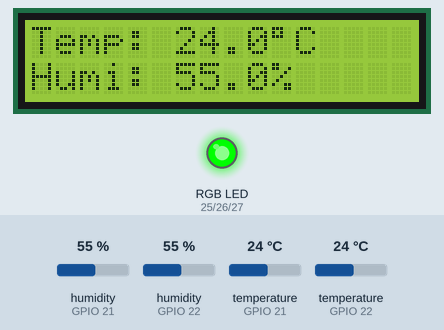
Simulated run of this sketch. Board: ESP32. Shown: 16×2 character LCD, an RGB LED mixed from three pins (HIGH = lit). The inputs (shaded band) are chosen by the test bench; at power-on: temperature (sensors on GPIO 21, GPIO 22) 24 °C, humidity (sensors on GPIO 22, GPIO 21) 55 %. WiFi joins after 1.5 s; servers stay silent unless stated; uploads are accepted with an empty reply; what the sketch prints to the serial monitor is not drawn.

Above: at 4.0 s.
4.1 s: temperature (sensor on GPIO 21) set to 12.1 °C
At 8.3 s:
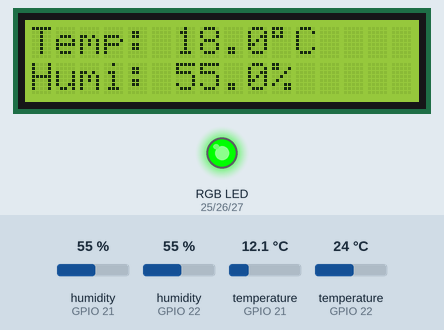
8.9 s: temperature (sensor on GPIO 21) set to 10.7 °C
At 11.3 s:
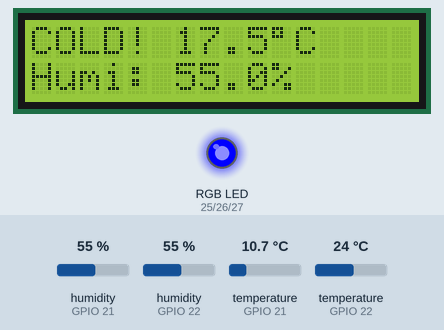
13.7 s: humidity (sensor on GPIO 22) set to 22 %
At 15.6 s:
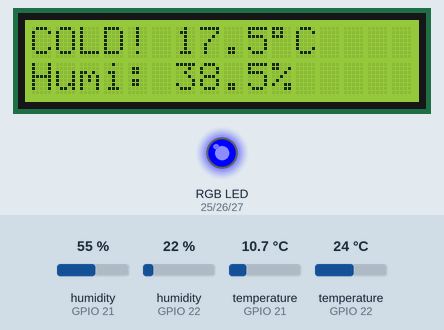
18.5 s: temperature (sensor on GPIO 22) set to 12 °C
At 19.9 s:
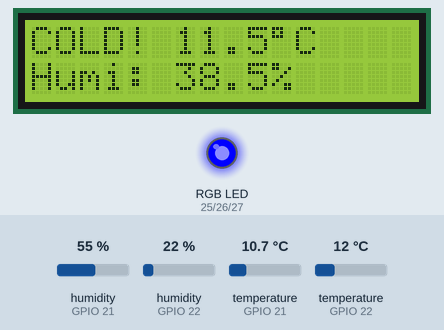
23.3 s: humidity (sensor on GPIO 21) set to 22 %
At 27.2 s:
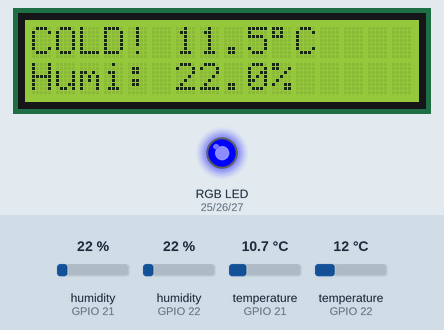
28.3 s: humidity (sensor on GPIO 22) set to 40 %
At 31.5 s:
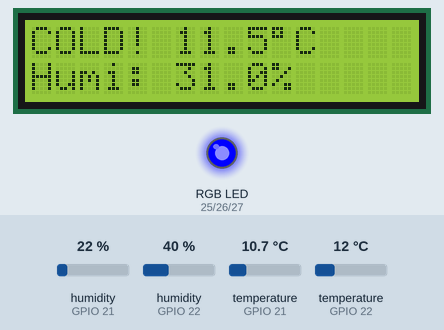
Timing chart, 0 to 33.0 s (numbered marks = the images above; inputs shaded):
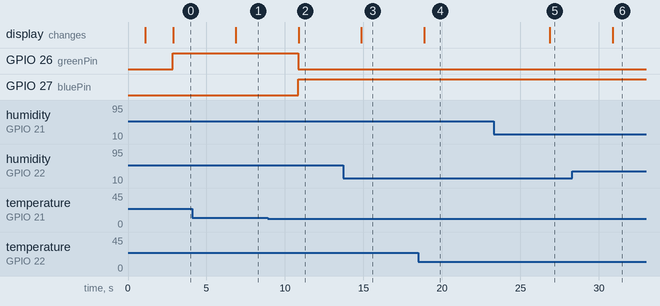

The sketch:

Demo.ino
```cpp
/*
 * HPC Temperature Monitoring System
 * ESP32 with DHT11 (Cooler Intake) + DHT22 (Exhaust)
 *
 * Features:
 *  - DHT11 + DHT22 sensor reading
 *  - LCD + RGB LED status display
 *  - Supabase HTTP POST
 *  - Ring buffer for unsent readings
 *  - Non-blocking WiFi reconnect with exponential backoff
 *  - HTTP POST retry with exponential backoff
 *  - Dynamic threshold fetching from Supabase
 *  - Structured Serial Monitor logs
 */

#include <WiFi.h>
#include "wifi_config.h"
#include <HTTPClient.h>
#include <DHT.h>
#include <Wire.h>
#include <LiquidCrystal_I2C.h>
#include <ArduinoJson.h>

// ─── Supabase Config ─────────────────────────────────────────────────────────
// IMPORTANT: For final submission, it is better to move these to wifi_config.h
const char* SUPABASE_URL    = "https://ahzocemntuurmqnicrmj.supabase.co/rest/v1/sensor_readings";
const char* SUPABASE_BASE   = "https://ahzocemntuurmqnicrmj.supabase.co/rest/v1/";
const char* SUPABASE_APIKEY = "eyJhbGciOiJIUzI1NiIsInR5cCI6IkpXVCJ9.eyJpc3MiOiJzdXBhYmFzZSIsInJlZiI6ImFoem9jZW1udHV1cm1xbmljcm1qIiwicm9sZSI6ImFub24iLCJpYXQiOjE3NzM3NjU4MzYsImV4cCI6MjA4OTM0MTgzNn0.Y-3KeaN3L6X3n6I4ZKhOcTYVA3O6GcSBl2qiA-VpbIE";

// ─── Sensor IDs ──────────────────────────────────────────────────────────────
const char* SENSOR_ID_DHT11 = "02952bb9-3804-490c-bf01-ec760a0a21dc";
const char* SENSOR_ID_DHT22 = "dd0e2f64-129c-4066-a1cb-29f1165ad4a7";

// ─── Pin Definitions ─────────────────────────────────────────────────────────
#define DHT11_PIN  21
#define DHT22_PIN  22
#define DHT11_TYPE DHT11
#define DHT22_TYPE DHT22

DHT dht11(DHT11_PIN, DHT11_TYPE);
DHT dht22(DHT22_PIN, DHT22_TYPE);

// ─── LCD Config ───────────────────────────────────────────────────────────────
#define LCD_ADDRESS 0x27
#define LCD_COLUMNS 16
#define LCD_ROWS    2

LiquidCrystal_I2C lcd(LCD_ADDRESS, LCD_COLUMNS, LCD_ROWS);

// ─── LED PWM Channels & Pins ──────────────────────────────────────────────────
const int redChannel   = 0;
const int greenChannel = 1;
const int blueChannel  = 2;

const int redPin   = 25;
const int greenPin = 26;
const int bluePin  = 27;

// ─── Timing ───────────────────────────────────────────────────────────────────
const unsigned long READ_INTERVAL      = 2000;   // read sensors every 2 seconds
const unsigned long SEND_INTERVAL      = 10000;  // send/buffer every 10 seconds
const unsigned long BLINK_INTERVAL     = 500;
const unsigned long THRESHOLD_INTERVAL = 10000;  // fetch thresholds every 10 seconds

// ─── Fault Tolerance Timing ──────────────────────────────────────────────────
const unsigned long WIFI_RETRY_BASE = 2000;
const unsigned long HTTP_RETRY_BASE = 1000;

const int MAX_WIFI_RETRIES = 6;
const int MAX_HTTP_RETRIES = 3;

// No valid sensor read within this window = sensor offline, stop POSTing cached values.
// Must be < server-side SENSOR_OFFLINE_THRESHOLD_SECONDS so the DB stops getting rows
// before the server gives up.
const unsigned long SENSOR_STALE_MS = 10000;

// ─── Main Timers ─────────────────────────────────────────────────────────────
unsigned long lastReadTime      = 0;
unsigned long lastSendTime      = 0;
unsigned long lastBlinkTime     = 0;
unsigned long lastThresholdTime = 0;

// ─── Non-blocking WiFi Reconnect State ───────────────────────────────────────
unsigned long lastWiFiRetryTime = 0;
unsigned long wifiBackoff       = WIFI_RETRY_BASE;
int wifiAttempt                 = 0;
bool wifiReconnectStarted       = false;

// ─── Cached Sensor Values ────────────────────────────────────────────────────
float latestTemp11 = NAN;
float latestHumi11 = NAN;
float latestTemp22 = NAN;
float latestHumi22 = NAN;

unsigned long lastValidRead11 = 0;  // millis() of last non-NaN DHT11 read; 0 = never
unsigned long lastValidRead22 = 0;  // millis() of last non-NaN DHT22 read; 0 = never

// ─── Thresholds ──────────────────────────────────────────────────────────────
float thresholdWarnMin  = 35.0;
float thresholdColdMax  = 18.0;
bool  thresholdsFetched = false;

// ─── State ───────────────────────────────────────────────────────────────────
bool ledState  = false;
bool isWarning = false;

// ─── Ring Buffer ─────────────────────────────────────────────────────────────
#define BUFFER_SIZE 32

struct Reading {
  char  sensor_id[37];
  float temperature;
  float humidity;
  bool  valid;
};

Reading ringBuffer[BUFFER_SIZE];
int bufHead  = 0;
int bufTail  = 0;
int bufCount = 0;

// ─── Function Prototypes ─────────────────────────────────────────────────────
void  readSensorsAndDisplay();
void  fetchThresholds();
void  postToSupabase();
bool  sendToSupabase(const char* sensorId, float temperature, float humidity);
void  connectWiFi();
bool  ensureWiFi();
void  setColor(int r, int g, int b);
void  bufferPush(const Reading& r);
bool  bufferPeek(Reading& r);
void  bufferPop();
void  logJson(const char* event, const char* sensorId = "", int httpCode = 0, const char* detail = "");

// ─────────────────────────────────────────────────────────────────────────────
void setup() {
  Serial.begin(115200);
  delay(1000);

  Serial.println("{\"event\":\"boot\",\"detail\":\"HPC Monitoring System Starting\"}");

  dht11.begin();
  dht22.begin();
  Serial.println("{\"event\":\"sensors_initialized\",\"detail\":\"DHT11 and DHT22 initialized\"}");

  Wire.begin(13, 14);
  lcd.init();
  lcd.backlight();
  lcd.clear();
  lcd.setCursor(0, 0);
  lcd.print("System Ready");
  lcd.setCursor(0, 1);
  lcd.print("WiFi Connecting");

  ledcAttachChannel(redPin,   5000, 8, redChannel);
  ledcAttachChannel(greenPin, 5000, 8, greenChannel);
  ledcAttachChannel(bluePin,  5000, 8, blueChannel);

  setColor(0, 0, 0);

  connectWiFi();
  fetchThresholds();
}

// ─────────────────────────────────────────────────────────────────────────────
void loop() {
  ensureWiFi();

  unsigned long now = millis();

  if (isWarning && (now - lastBlinkTime >= BLINK_INTERVAL)) {
    lastBlinkTime = now;
    ledState = !ledState;
    setColor(ledState ? 255 : 0, 0, 0);
  }

  if (now - lastReadTime >= READ_INTERVAL) {
    lastReadTime = now;
    readSensorsAndDisplay();
  }

  if (now - lastSendTime >= SEND_INTERVAL) {
    lastSendTime = now;
    postToSupabase();
  }

  if (now - lastThresholdTime >= THRESHOLD_INTERVAL) {
    lastThresholdTime = now;
    fetchThresholds();
  }
}

// ─── Fetch thresholds from Supabase ──────────────────────────────────────────
void fetchThresholds() {
  if (WiFi.status() != WL_CONNECTED) {
    Serial.println("[THRESHOLD] No WiFi — keeping last values.");
    logJson("threshold_no_wifi", "", 0, "keeping last threshold values");
    return;
  }

  HTTPClient http;

  String url = String(SUPABASE_URL);
  url.replace("sensor_readings", "led_thresholds");

  http.begin(url);
  http.addHeader("apikey",        SUPABASE_APIKEY);
  http.addHeader("Authorization", String("Bearer ") + SUPABASE_APIKEY);
  http.addHeader("Content-Type",  "application/json");

  int httpCode = http.GET();

  if (httpCode == 200) {
    String body = http.getString();
    Serial.println("[THRESHOLD] Response: " + body);

    StaticJsonDocument<1024> doc;
    DeserializationError err = deserializeJson(doc, body);

    if (err) {
      Serial.println("[THRESHOLD] JSON parse error — keeping last values.");
      http.end();
      return;
    }

    for (JsonObject row : doc.as<JsonArray>()) {
      const char* color   = row["led_color"];
      float       minTemp = row["min_temp"];

      if (strcmp(color, "red") == 0) {
        thresholdWarnMin = minTemp;
        Serial.printf("[THRESHOLD] Red threshold updated → %.1f°C\n", thresholdWarnMin);
      }

      if (strcmp(color, "blue") == 0) {
        thresholdColdMax = minTemp;
        Serial.printf("[THRESHOLD] Blue threshold updated → %.1f°C\n", thresholdColdMax);
      }
    }

    thresholdsFetched = true;
  } else {
    Serial.printf("[THRESHOLD] Fetch failed: %d — keeping last values.\n", httpCode);
  }

  http.end();
}

// ─── Read sensors, update LCD and LED ────────────────────────────────────────
void readSensorsAndDisplay() {
  float t11 = dht11.readTemperature();
  float h11 = dht11.readHumidity();
  float t22 = dht22.readTemperature();
  float h22 = dht22.readHumidity();

  Serial.println("──────────────────────────────");
  Serial.printf("[DHT11] Temp: %.1f°C | Humidity: %.1f%%\n", t11, h11);
  Serial.printf("[DHT22] Temp: %.1f°C | Humidity: %.1f%%\n", t22, h22);

  if (!isnan(t11) && !isnan(h11)) {
    latestTemp11 = t11;
    latestHumi11 = h11;
    lastValidRead11 = millis();
  }

  if (!isnan(t22) && !isnan(h22)) {
    if (t22 < 0.0 && latestTemp22 > 30.0) {
      Serial.println("[WARNING] DHT22 EMI glitch detected. Discarding reading.");
      logJson("sensor_read_error", "DHT22", 0, "EMI glitch suspected");
    } else {
      latestTemp22 = t22;
      latestHumi22 = h22;
      lastValidRead22 = millis();
    }
  }

  if (isnan(latestTemp11) || isnan(latestTemp22)) {
    lcd.setCursor(0, 0);
    lcd.print("Waiting...      ");
    lcd.setCursor(0, 1);
    lcd.print("Check sensors   ");
    return;
  }

  float avgTemp = (latestTemp11 + latestTemp22) / 2.0;
  float avgHumi = (latestHumi11 + latestHumi22) / 2.0;

  lcd.setCursor(0, 0);

  if (avgTemp > thresholdWarnMin) {
    isWarning = true;
    lcd.print("WARN! ");
    lcd.print(avgTemp, 1);
    lcd.print((char)223);
    lcd.print("C   ");
  }
  else if (avgTemp < thresholdColdMax) {
    isWarning = false;
    ledState  = false;
    setColor(0, 0, 255);
    lcd.print("COLD! ");
    lcd.print(avgTemp, 1);
    lcd.print((char)223);
    lcd.print("C   ");
  }
  else {
    isWarning = false;
    ledState  = false;
    setColor(0, 255, 0);
    lcd.print("Temp: ");
    lcd.print(avgTemp, 1);
    lcd.print((char)223);
    lcd.print("C   ");
  }

  char buffer[16];
  sprintf(buffer, "Humi: %.1f%%    ", avgHumi);
  lcd.setCursor(0, 1);
  lcd.print(buffer);
}

// ─── POST latest cached values to Supabase ───────────────────────────────────
void postToSupabase() {
  unsigned long now = millis();
  bool dht11_stale = (lastValidRead11 == 0) || (now - lastValidRead11 > SENSOR_STALE_MS);
  bool dht22_stale = (lastValidRead22 == 0) || (now - lastValidRead22 > SENSOR_STALE_MS);

  if (isnan(latestTemp11) || isnan(latestHumi11)) {
    Serial.println("[DHT11] No valid reading yet — skipping POST.");
    logJson("queue_skip", "DHT11", 0, "no valid reading yet");
  }
  else if (dht11_stale) {
    Serial.println("[DHT11] Sensor unresponsive — skipping POST.");
    logJson("queue_skip", "DHT11", 0, "sensor offline, no recent valid read");
  }
  else if (latestTemp11 < 50.0) {
    Reading r1;
    strncpy(r1.sensor_id, SENSOR_ID_DHT11, sizeof(r1.sensor_id));
    r1.sensor_id[sizeof(r1.sensor_id) - 1] = '\0';
    r1.temperature = latestTemp11;
    r1.humidity    = latestHumi11;
    r1.valid       = true;
    bufferPush(r1);
  }
  else {
    Serial.println("[DHT11] Temp >= 50°C — skipping POST.");
    logJson("queue_skip", "DHT11", 0, "temperature out of expected range");
  }

  if (isnan(latestTemp22) || isnan(latestHumi22)) {
    Serial.println("[DHT22] No valid reading yet — skipping POST.");
    logJson("queue_skip", "DHT22", 0, "no valid reading yet");
  }
  else if (dht22_stale) {
    Serial.println("[DHT22] Sensor unresponsive — skipping POST.");
    logJson("queue_skip", "DHT22", 0, "sensor offline, no recent valid read");
  }
  else {
    Reading r2;
    strncpy(r2.sensor_id, SENSOR_ID_DHT22, sizeof(r2.sensor_id));
    r2.sensor_id[sizeof(r2.sensor_id) - 1] = '\0';
    r2.temperature = latestTemp22;
    r2.humidity    = latestHumi22;
    r2.valid       = true;
    bufferPush(r2);
  }

  Reading next;

  while (bufferPeek(next)) {
    bool ok = sendToSupabase(next.sensor_id, next.temperature, next.humidity);

    if (ok) {
      bufferPop();
    } else {
      break;
    }
  }

  Serial.printf(
    "{\"event\":\"buffer_status\",\"count\":%d,\"capacity\":%d}\n",
    bufCount,
    BUFFER_SIZE
  );
}

// ─── POST a single reading to Supabase with retry ────────────────────────────
bool sendToSupabase(const char* sensorId, float temperature, float humidity) {
  unsigned long backoff = HTTP_RETRY_BASE;

  for (int attempt = 1; attempt <= MAX_HTTP_RETRIES; attempt++) {
    if (WiFi.status() != WL_CONNECTED) {
      logJson("post_no_wifi", sensorId, 0, "kept in buffer");
      return false;
    }

    HTTPClient http;
    http.begin(SUPABASE_URL);
    http.addHeader("Content-Type",  "application/json");
    http.addHeader("apikey",        SUPABASE_APIKEY);
    http.addHeader("Authorization", String("Bearer ") + SUPABASE_APIKEY);
    http.addHeader("Prefer",        "return=minimal");

    StaticJsonDocument<128> doc;
    doc["sensor_id"]   = sensorId;
    doc["temperature"] = temperature;
    doc["humidity"]    = humidity;

    String payload;
    serializeJson(doc, payload);

    Serial.printf("[HTTP] Sending -> %s\n", payload.c_str());

    int httpCode = http.POST(payload);

    if (httpCode == 201) {
      Serial.printf("[HTTP] Response code: %d\n", httpCode);
      Serial.println("[HTTP] Data inserted successfully.");
      logJson("post_success", sensorId, httpCode, "inserted");
      http.end();
      return true;
    }

    bool retryable = (httpCode <= 0) || (httpCode >= 500 && httpCode < 600);

    if (!retryable) {
      Serial.printf("[HTTP] Permanent error: %d\n", httpCode);
      logJson("post_permanent_error", sensorId, httpCode, "dropping");
      http.end();
      return true;
    }

    Serial.printf(
      "[HTTP] Retryable error: %d — attempt %d/%d\n",
      httpCode,
      attempt,
      MAX_HTTP_RETRIES
    );

    logJson("post_retryable_error", sensorId, httpCode, "will retry");
    http.end();

    delay(backoff);
    backoff = min(backoff * 2, (unsigned long)16000);
  }

  logJson("post_max_retries_exceeded", sensorId, -1, "kept in buffer");
  return false;
}

// ─── WiFi Initial Connect ────────────────────────────────────────────────────
void connectWiFi() {
  Serial.printf("[WIFI] Connecting to %s\n", WIFI_SSID);

  WiFi.disconnect(true);
  WiFi.mode(WIFI_STA);
  WiFi.begin(WIFI_SSID, WIFI_PASSWORD);

  int attempts = 0;

  while (WiFi.status() != WL_CONNECTED && attempts < 20) {
    delay(500);
    Serial.print(".");
    attempts++;
  }

  if (WiFi.status() == WL_CONNECTED) {
    Serial.println("\n[WIFI] Connected! IP: " + WiFi.localIP().toString());
  } else {
    Serial.println("\n[WIFI] Failed to connect. Will retry in loop.");
  }
}

// ─── Non-blocking WiFi Reconnect ─────────────────────────────────────────────
bool ensureWiFi() {
  if (WiFi.status() == WL_CONNECTED) {
    if (wifiReconnectStarted || wifiAttempt > 0) {
      Serial.printf(
        "{\"event\":\"wifi_reconnected\",\"attempt\":%d,\"ip\":\"%s\"}\n",
        wifiAttempt,
        WiFi.localIP().toString().c_str()
      );
    }

    wifiAttempt = 0;
    wifiBackoff = WIFI_RETRY_BASE;
    wifiReconnectStarted = false;
    return true;
  }

  unsigned long now = millis();

  if (!wifiReconnectStarted) {
    Serial.println("{\"event\":\"wifi_reconnect_start\"}");
    wifiReconnectStarted = true;
    lastWiFiRetryTime = 0;
    wifiAttempt = 0;
    wifiBackoff = WIFI_RETRY_BASE;
  }

  if (wifiAttempt >= MAX_WIFI_RETRIES) {
    Serial.println("{\"event\":\"wifi_reconnect_failed\"}");

    wifiAttempt = 0;
    wifiBackoff = WIFI_RETRY_BASE;
    wifiReconnectStarted = false;
    lastWiFiRetryTime = now;

    return false;
  }

  if (lastWiFiRetryTime == 0 || now - lastWiFiRetryTime >= wifiBackoff) {
    wifiAttempt++;
    lastWiFiRetryTime = now;

    WiFi.disconnect();
    WiFi.begin(WIFI_SSID, WIFI_PASSWORD);

    Serial.printf(
      "{\"event\":\"wifi_attempt\",\"attempt\":%d,\"backoff_ms\":%lu}\n",
      wifiAttempt,
      wifiBackoff
    );

    wifiBackoff = min(wifiBackoff * 2, (unsigned long)64000);
  }

  return false;
}

// ─── Ring Buffer Helpers ─────────────────────────────────────────────────────
void bufferPush(const Reading& r) {
  if (bufCount == BUFFER_SIZE) {
    Serial.printf(
      "{\"event\":\"buffer_overflow\",\"dropped_sensor\":\"%s\"}\n",
      ringBuffer[bufTail].sensor_id
    );

    bufTail = (bufTail + 1) % BUFFER_SIZE;
    bufCount--;
  }

  ringBuffer[bufHead] = r;
  bufHead = (bufHead + 1) % BUFFER_SIZE;
  bufCount++;

  Serial.printf(
    "{\"event\":\"buffer_push\",\"sensor_id\":\"%s\",\"temperature\":%.1f,\"humidity\":%.1f,\"count\":%d,\"capacity\":%d}\n",
    r.sensor_id,
    r.temperature,
    r.humidity,
    bufCount,
    BUFFER_SIZE
  );
}

bool bufferPeek(Reading& r) {
  if (bufCount == 0) return false;

  r = ringBuffer[bufTail];
  return true;
}

void bufferPop() {
  if (bufCount == 0) return;

  Serial.printf(
    "{\"event\":\"buffer_pop\",\"sensor_id\":\"%s\",\"count_before\":%d}\n",
    ringBuffer[bufTail].sensor_id,
    bufCount
  );

  bufTail = (bufTail + 1) % BUFFER_SIZE;
  bufCount--;

  Serial.printf(
    "{\"event\":\"buffer_after_pop\",\"count\":%d,\"capacity\":%d}\n",
    bufCount,
    BUFFER_SIZE
  );
}

// ─── JSON Logger ─────────────────────────────────────────────────────────────
void logJson(const char* event, const char* sensorId, int httpCode, const char* detail) {
  Serial.printf(
    "{\"event\":\"%s\",\"sensor_id\":\"%s\",\"http_code\":%d,\"detail\":\"%s\"}\n",
    event,
    sensorId,
    httpCode,
    detail
  );
}

// ─── RGB LED via PWM ─────────────────────────────────────────────────────────
void setColor(int r, int g, int b) {
  ledcWrite(redPin,   r);
  ledcWrite(greenPin, g);
  ledcWrite(bluePin,  b);
}
```

wifi_config.h
```cpp
#ifndef WIFI_CONFIG_H
#define WIFI_CONFIG_H

const char* WIFI_SSID     = "ESP";
const char* WIFI_PASSWORD = "******";

#endif
```

Measured:
- the behaviour switches between 11.5 and 11.4 °C on temperature (sensor on GPIO 21) (found by bisection; images 1 and 2)
- after the input at 4.1 s, the display: changes after 2.8 s (image 1)
- after the input at 8.9 s, GPIO 26 (greenPin): HIGH → LOW after 1.9 s; GPIO 27 (bluePin): LOW → HIGH after 1.9 s; the display: changes after 2.0 s (image 2)
- after the input at 13.7 s, the display: changes after 1.2 s (image 3)
- after the input at 18.5 s, the display: changes after 0.37 s (image 4)
- after the input at 23.3 s, the display: changes after 3.6 s (image 5)
- after the input at 28.3 s, the display: changes after 2.6 s (image 6)
